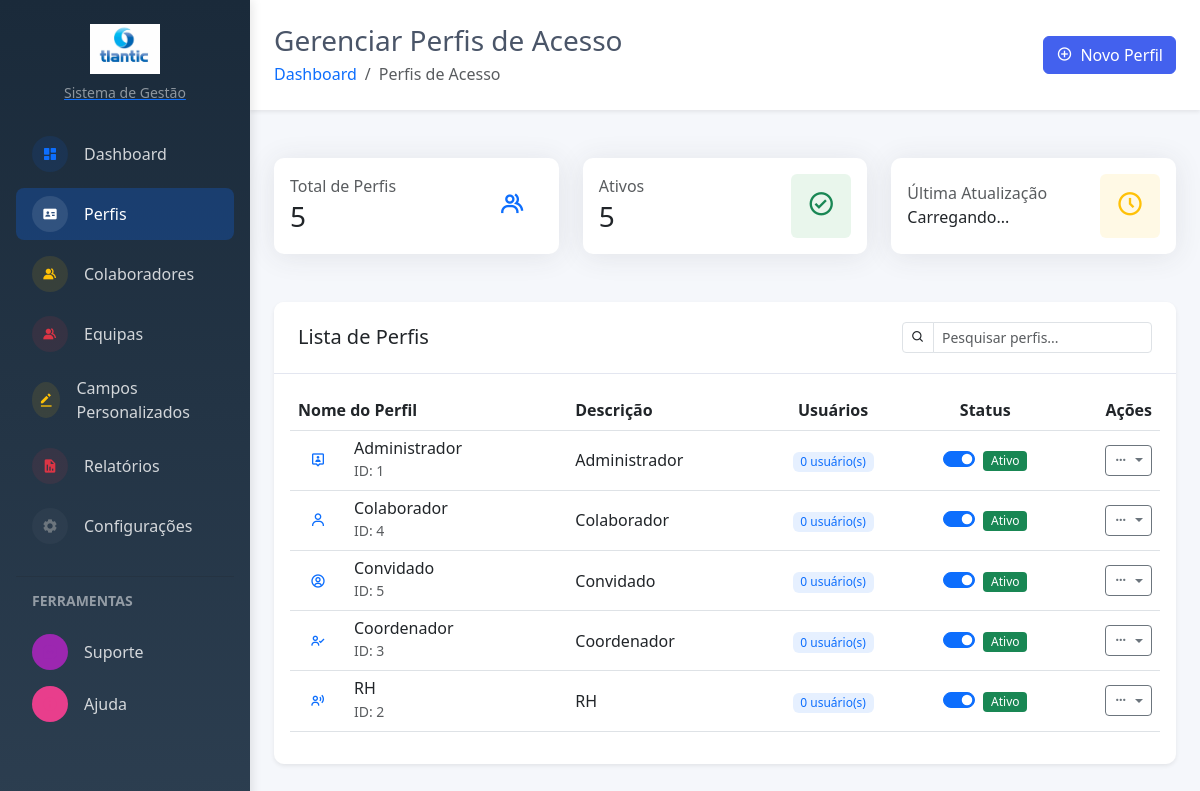
The app's page /UI/recursos_humanos/perfis.php (signed in), older data.
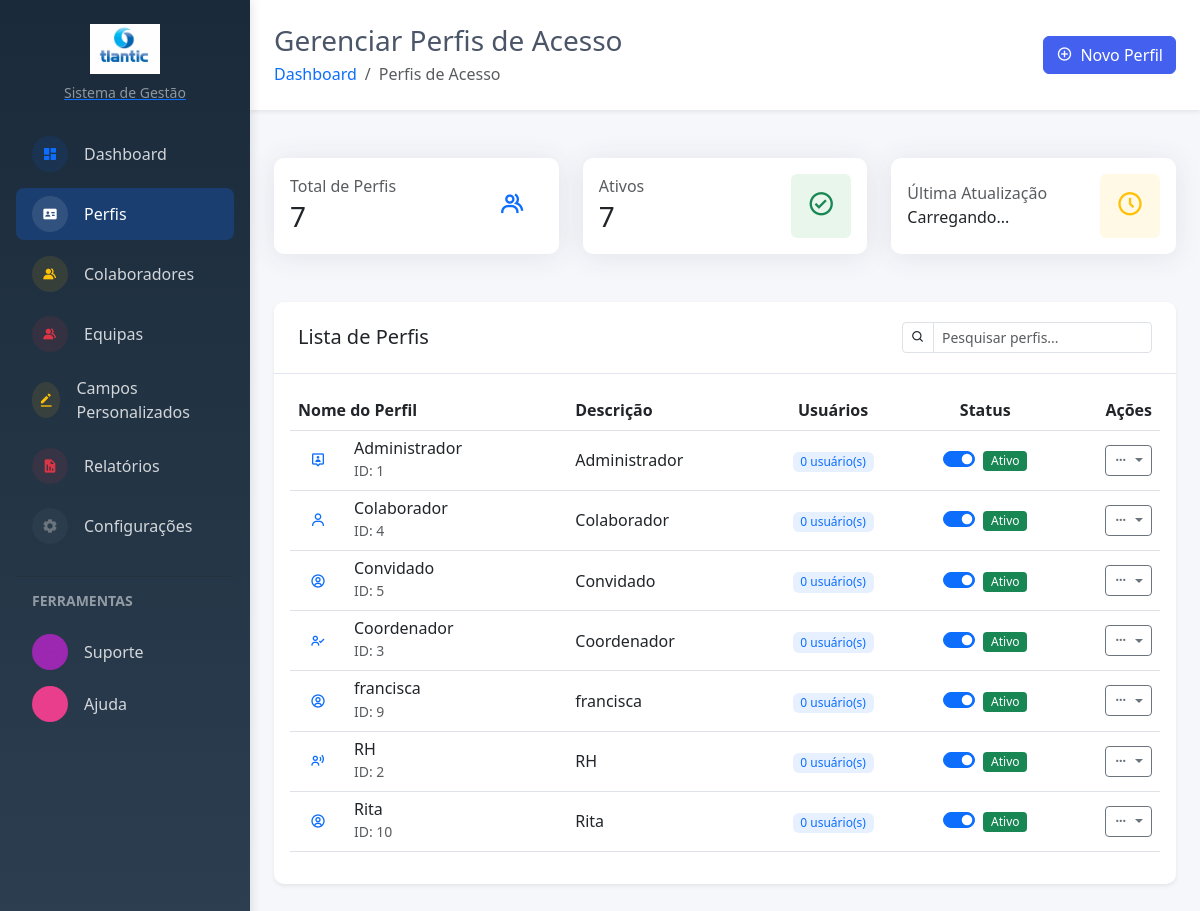
The same page, newer data.
### tables this page shows
CREATE TABLE `perfilacesso` (
  `id_perfil_acesso` int(11) NOT NULL,
  `descricao` varchar(50) NOT NULL,
  `nivel_acesso` int(11) NOT NULL DEFAULT 0,
  `permissoes` longtext DEFAULT NULL CHECK (json_valid(`permissoes`)),
  `ativo` tinyint(1) DEFAULT 1,
  `data_criacao` timestamp NOT NULL DEFAULT current_timestamp()
);

### DAL/config.php (called while the page is built, shortened)
<?php
class Database {
    private static $instance = null;
    private function __construct() {
        $host = 'localhost';
        $dbname = 'ficha_colaboradores';
        $username = 'root';
        $password = '';
        try {
            $this->connection = new PDO(
                "mysql:host=$host;dbname=$dbname;charset=utf8mb4",
                $username,
                $password,
                [
                    PDO::ATTR_ERRMODE => PDO::ERRMODE_EXCEPTION,
                    PDO::ATTR_DEFAULT_FETCH_MODE => PDO::FETCH_ASSOC,
                    PDO::ATTR_EMULATE_PREPARES => false,
                ]
            );
        } catch (PDOException $e) {
            die("Erro de conexão: " . $e->getMessage());
        }
    }
    public static function getInstance() {
        if (self::$instance === null) {
            self::$instance = new self();
        }
        return self::$instance->connection;
    }
}

### BLL/PerfilAcessoBLL.php (called while the page is built, shortened)
<?php
require_once __DIR__ . '/../DAL/PerfilAcessoDAL.php';
class PerfilAcessoBLL {
    private $perfilAcessoDAL;
    public function __construct() {
        $this->perfilAcessoDAL = new PerfilAcessoDAL();
    }
    public function listarTodos() {
        try {
            return $this->perfilAcessoDAL->listarTodos();
        } catch (Exception $e) {
            error_log('Erro ao listar perfis de acesso: ' . $e->getMessage());
            return [];
        }
    }
}

### DAL/PerfilAcessoDAL.php (called while the page is built, shortened)
<?php
require_once __DIR__ . '/config.php';
class PerfilAcessoDAL {
    private $pdo;
    public function __construct() {
        $this->pdo = Database::getInstance();
    }
    public function listarTodos() {
        try {
            $sql = "SELECT
                        id_perfil_acesso as id_perfilacesso,
                        descricao as nome_perfil,
                        descricao,
                        ativo,
                        nivel_acesso,
                        permissoes,
                        data_criacao,
                        CASE
                            WHEN id_perfil_acesso = 1 THEN 'user-pin'
                            WHEN id_perfil_acesso = 2 THEN 'user-voice'
                            WHEN id_perfil_acesso = 3 THEN 'user-check'
                            WHEN id_perfil_acesso = 4 THEN 'user'
                            ELSE 'user-circle'
                        END as icone
                    FROM perfilacesso
                    WHERE ativo = 1
                    ORDER BY descricao";
            $stmt = $this->pdo->prepare($sql);
            $stmt->execute();
            return $stmt->fetchAll(PDO::FETCH_ASSOC);
        } catch (Exception $e) {
            error_log('Erro em listarTodos(): ' . $e->getMessage());
            throw $e;
        }
    }
}

### UI/recursos_humanos/perfis.php (the view, shortened to what the changed rows need)
<?php
require_once __DIR__ . '/../../BLL/PerfilAcessoBLL.php';
$perfilBLL = new PerfilAcessoBLL();
$perfis = $perfilBLL->listarTodos();
$contagemUsuarios = [];
?>
<!DOCTYPE html>
<html lang="pt-PT">
<head>
    <link href="https://cdn.jsdelivr.net/npm/bootstrap@5.3.0/dist/css/bootstrap.min.css" rel="stylesheet">
    <link href="https://cdn.jsdelivr.net/npm/boxicons@2.1.4/css/boxicons.min.css" rel="stylesheet">
    <link href="https://cdn.datatables.net/1.11.5/css/dataTables.bootstrap5.min.css" rel="stylesheet">
    <link href="https://cdn.jsdelivr.net/npm/select2@4.1.0-rc.0/dist/css/select2.min.css" rel="stylesheet" />
    <link href="https://cdn.jsdelivr.net/npm/select2-bootstrap-5-theme@1.3.0/dist/select2-bootstrap-5-theme.min.css" rel="stylesheet" />
</head>
<body>
        <main class="main-content">
                <div class="d-flex justify-content-between align-items-center mb-4 p-4 bg-white shadow-sm">
                    <div>
                        <h1 class="h3 mb-1">Gerenciar Perfis de Acesso</h1>
                    </div>
                </div>
                <div class="container-fluid px-4">
                    <div class="row g-4 mb-4">
                        <div class="col-md-4">
                            <div class="card card-total-perfis">
                                <div class="card-body">
                                    <div class="d-flex justify-content-between align-items-center">
                                        <div>
                                            <h6 class="text-muted mb-1">Total de Perfis</h6>
                                            <h3 class="mb-0"><?= count($perfis) ?></h3>
                                        </div>
                                    </div>
                                </div>
                            </div>
                        </div>
                        <div class="col-md-4">
                            <div class="card card-ativos">
                                <div class="card-body">
                                    <div class="d-flex justify-content-between align-items-center">
                                        <div>
                                            <h6 class="text-muted mb-1">Ativos</h6>
                                            <h3 class="mb-0"><?= count(array_filter($perfis, fn($p) => $p['ativo'])) ?></h3>
                                        </div>
                                    </div>
                                </div>
                            </div>
                        </div>
                    </div>
                    <div class="card border-0 shadow-sm">
                        <div class="card-body">
                            <div class="table-responsive">
                                <table class="table table-hover align-middle" id="perfisTable">
                                    <thead class="bg-light">
                                        <tr>
                                            <th>Nome do Perfil</th>
                                            <th>Descrição</th>
                                            <th class="text-center">Usuários</th>
                                            <th class="text-center">Status</th>
                                            <th class="text-end">Ações</th>
                                        </tr>
                                    </thead>
                                    <tbody>
                                        <?php foreach ($perfis as $perfil): ?>
                                            <tr>
                                                <td>
                                                    <div class="d-flex align-items-center">
                                                        <div class="icon-wrapper bg-<?= $perfil['ativo'] ? 'primary' : 'secondary' ?>-light rounded-circle d-flex align-items-center justify-content-center me-3" style="width: 40px; height: 40px;">
                                                            <i class='bx bx-<?= $perfil['icone'] ?? 'user' ?> text-<?= $perfil['ativo'] ? 'primary' : 'secondary' ?>'></i>
                                                        </div>
                                                        <div>
                                                            <h6 class="mb-0"><?= htmlspecialchars($perfil['nome_perfil']) ?></h6>
                                                            <small class="text-muted">ID: <?= $perfil['id_perfilacesso'] ?></small>
                                                        </div>
                                                    </div>
                                                </td>
                                                <td><?= htmlspecialchars($perfil['descricao'] ?? 'Sem descrição') ?></td>
                                                <td class="text-center">
                                                    <span class="badge bg-primary bg-opacity-10 text-primary">
                                                        <?= $contagemUsuarios[$perfil['id_perfilacesso']] ?? 0 ?> usuário(s)
                                                    </span>
                                                </td>
                                                <td class="text-center">
                                                    <div class="form-check form-switch d-inline-block">
                                                        <input class="form-check-input toggle-status" type="checkbox"
                                                               role="switch" id="status<?= $perfil['id_perfilacesso'] ?>"
                                                               data-id="<?= $perfil['id_perfilacesso'] ?>"
                                                               <?= $perfil['ativo'] ? 'checked' : '' ?>>
                                                        <label class="form-check-label" for="status<?= $perfil['id_perfilacesso'] ?>">
                                                            <span class="status-badge badge bg-<?= $perfil['ativo'] ? 'success' : 'secondary' ?>">
                                                                <?= $perfil['ativo'] ? 'Ativo' : 'Inativo' ?>
                                                            </span>
                                                        </label>
                                                    </div>
                                                </td>
                                                <td class="text-end">
                                                    <div class="dropdown">
                                                        <button class="btn btn-sm btn-outline-secondary dropdown-toggle"
                                                                type="button" id="dropdownMenuButton<?= $perfil['id_perfilacesso'] ?>"
                                                                data-bs-toggle="dropdown" aria-expanded="false">
                                                            <i class='bx bx-dots-horizontal-rounded'></i>
                                                        </button>
                                                    </div>
                                                </td>
                                            </tr>
                                        <?php endforeach; ?>
                                    </tbody>
                                </table>
                            </div>
                        </div>
                    </div>
                </div>
            </main>
</body>
</html>

Row changes from the older to the newer data that the page shows:
added perfilacesso: descricao "francisca", id_perfil_acesso "9", id_perfil_acesso "0", ativo "☑", shows "Ativo"
added perfilacesso: descricao "Rita", id_perfil_acesso "10", id_perfil_acesso "0", ativo "☑", shows "Ativo"
Text that changed along with them:
count($perfis): "5" → "7"
count(array_filter($perfis, fn($p) => $p['ativo'])): "5" → "7"
